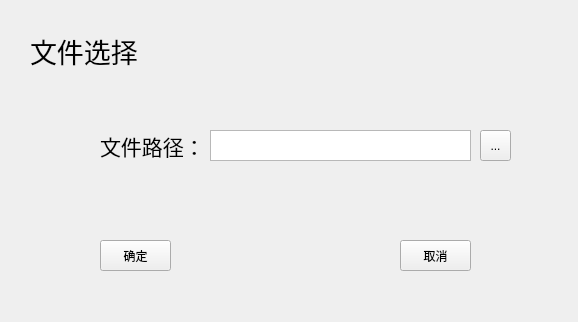
<?xml version="1.0" encoding="UTF-8"?>
<ui version="4.0">
 <class>File_Select</class>
 <widget class="QWidget" name="File_Select">
  <property name="geometry">
   <rect>
    <x>0</x>
    <y>0</y>
    <width>578</width>
    <height>322</height>
   </rect>
  </property>
  <property name="windowTitle">
   <string>Form</string>
  </property>
  <widget class="QLabel" name="label_2">
   <property name="geometry">
    <rect>
     <x>100</x>
     <y>130</y>
     <width>101</width>
     <height>31</height>
    </rect>
   </property>
   <property name="font">
    <font>
     <family>Agency FB</family>
     <pointsize>16</pointsize>
    </font>
   </property>
   <property name="text">
    <string>文件路径：</string>
   </property>
  </widget>
  <widget class="QTextEdit" name="textEdit">
   <property name="geometry">
    <rect>
     <x>210</x>
     <y>130</y>
     <width>261</width>
     <height>31</height>
    </rect>
   </property>
  </widget>
  <widget class="QPushButton" name="pushButton_2">
   <property name="geometry">
    <rect>
     <x>100</x>
     <y>240</y>
     <width>71</width>
     <height>31</height>
    </rect>
   </property>
   <property name="mouseTracking">
    <bool>false</bool>
   </property>
   <property name="text">
    <string>确定</string>
   </property>
  </widget>
  <widget class="QPushButton" name="pushButton">
   <property name="geometry">
    <rect>
     <x>400</x>
     <y>240</y>
     <width>71</width>
     <height>31</height>
    </rect>
   </property>
   <property name="text">
    <string>取消</string>
   </property>
  </widget>
  <widget class="QLabel" name="label">
   <property name="geometry">
    <rect>
     <x>30</x>
     <y>30</y>
     <width>271</width>
     <height>41</height>
    </rect>
   </property>
   <property name="font">
    <font>
     <family>Agency FB</family>
     <pointsize>20</pointsize>
    </font>
   </property>
   <property name="text">
    <string>文件选择</string>
   </property>
  </widget>
  <widget class="QToolButton" name="toolButton">
   <property name="geometry">
    <rect>
     <x>480</x>
     <y>130</y>
     <width>31</width>
     <height>31</height>
    </rect>
   </property>
   <property name="text">
    <string>...</string>
   </property>
  </widget>
 </widget>
 <resources/>
 <connections/>
</ui>
